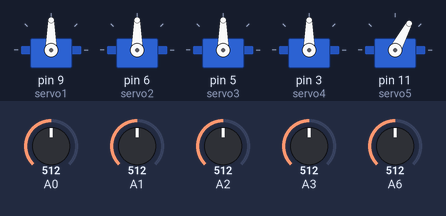
Simulated run of this sketch. Board: Arduino Uno, built with avr-gcc and run on an emulated ATmega328P. Parts: 5 × servo. Inputs (shaded band) come from the test bench; at power-on: A0 = 512, A1 = 512, A2 = 512, A3 = 512, A6 = 512.

Above: at 1.2 s.
1.3 s: A0 set to 716
At 2.5 s:
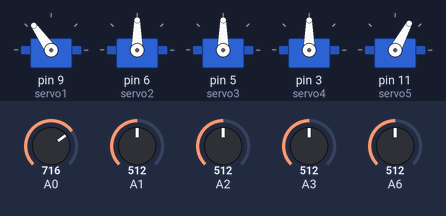
2.8 s: A1 set to 716
At 4.0 s:
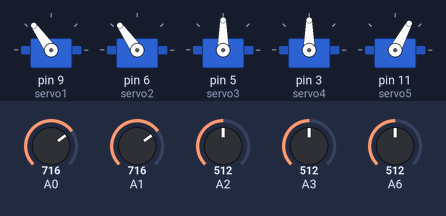
4.3 s: A2 set to 716
At 4.9 s:
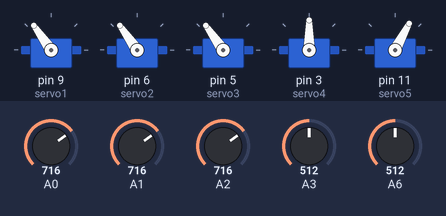
5.8 s: A3 set to 716
At 7.0 s:
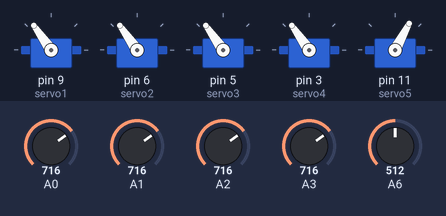
7.3 s: A6 set to 306
At 7.9 s:
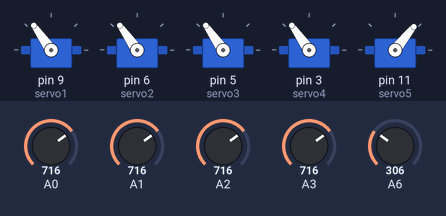
8.8 s: A0 set to 992
At 9.6 s:
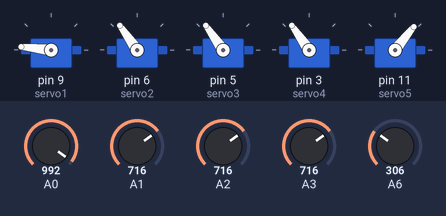
Timing chart, 0 to 11.3 s (numbered marks = the images above; inputs shaded):
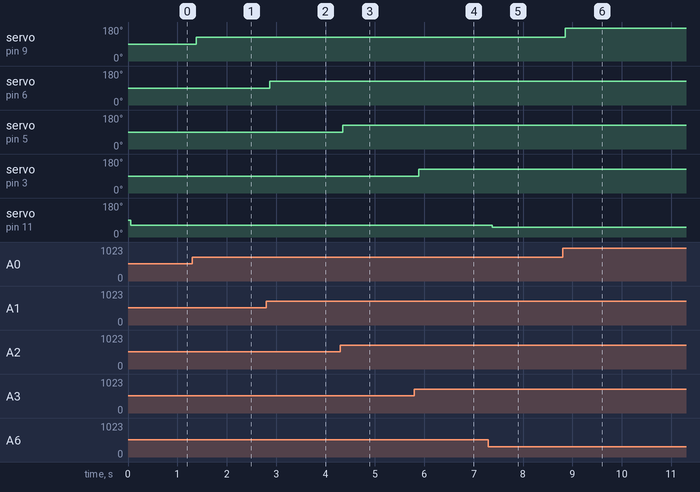

Measured:
- after the input at 1.3 s, servo on pin 9 (servo1): 90° → 125° after 0.08 s
- after the input at 2.8 s, servo on pin 6 (servo2): 90° → 125° after 0.07 s
- after the input at 4.3 s, servo on pin 5 (servo3): 90° → 125° after 0.05 s
- after the input at 5.8 s, servo on pin 3 (servo4): 90° → 125° after 0.09 s
- after the input at 7.3 s, servo on pin 11 (servo5): 62° → 51° after 0.07 s
- after the input at 8.8 s, servo on pin 9 (servo1): 125° → 174° after 0.06 s

The sketch:

Potentiometer_control.ino
```cpp
/***********************************************************
File name: Potentiometer_control.ino
Description: Potentiometer controls the rotation angle of the servo.
Website: www.adeept.com
E-mail: support@adeept.com
Author: Tomp
Date: 2020/12/12
***********************************************************/
#include <Servo.h>
Servo servo1;//create servo object to control a servo
Servo servo2;//create servo object to control a servo
Servo servo3;//create servo object to control a servo
Servo servo4;//create servo object to control a servo
Servo servo5;//create servo object to control a servo
//The following can be modified according to your specific needs
int dataServo1 = 90; // Servo 1 rotation range(dataServo1=0~180)
int dataServo2 = 90; // Servo 2 rotation range(dataServo2=0~180)
int dataServo3 = 90; // Servo 3 rotation range(dataServo3=0~180)
int dataServo4 = 90; // Servo 4 rotation range(dataServo4=0~180)
int dataServo5 = 90; // Servo 5 rotation range(dataServo5=35~90)

float dirServo1Offset = 0;    // define a variable for deviation(degree) of the servo
float dirServo2Offset = 0;    // define a variable for deviation(degree) of the servo
float dirServo3Offset = 0;    // define a variable for deviation(degree) of the servo
float dirServo4Offset = 0;    // define a variable for deviation(degree) of the servo
float dirServo5Offset = 0;    // define a variable for deviation(degree) of the servo
int val1;
int val2;
int val3;
int val4;
int val5;
void setup()
{
  servo1.attach(9);//attachs the servo1 on pin 9 to servo object
  servo2.attach(6);//attachs the servo2 on pin 6 to servo object
  servo3.attach(5);//attachs the servo3 on pin 5 to servo object
  servo4.attach(3);//attachs the servo4 on pin 3 to servo object
  servo5.attach(11);//attachs the servo5 on pin 11 to servo object

  servo1.write(dataServo1+dirServo1Offset);//goes to dataServo1 degrees
  servo2.write(dataServo2+dirServo2Offset);//goes to dataServo2 degrees
  servo3.write(dataServo3+dirServo3Offset);//goes to dataServo3 degrees
  servo4.write(dataServo4+dirServo4Offset);//goes to dataServo4 degrees
  servo5.write(dataServo5+dirServo5Offset);//goes to dataServo5 degrees
}
void loop()
{
  servo1.write(dataServo1+dirServo1Offset);//goes to dataServo1 degrees
  servo2.write(dataServo2+dirServo2Offset);//goes to dataServo2 degrees
  servo3.write(dataServo3+dirServo3Offset);//goes to dataServo3 degrees
  servo4.write(dataServo4+dirServo4Offset);//goes to dataServo4 degrees
  servo5.write(dataServo5+dirServo5Offset);//goes to dataServo5 degrees

  val1 = map(analogRead(0), 0, 1023, 0, 180);
  val2 = map(analogRead(1), 0, 1023, 0, 180);
  val3 = map(analogRead(2), 0, 1023, 0, 180);
  val4 = map(analogRead(3), 0, 1023, 0, 180);
  val5 = map(analogRead(6), 0, 1023, 35, 90);

  dataServo1 = val1;
  dataServo2 = val2;
  dataServo3 = val3;
  dataServo4 = val4;
  dataServo5 = val5;
  delay(50);//wait for 0.05second
}
```
